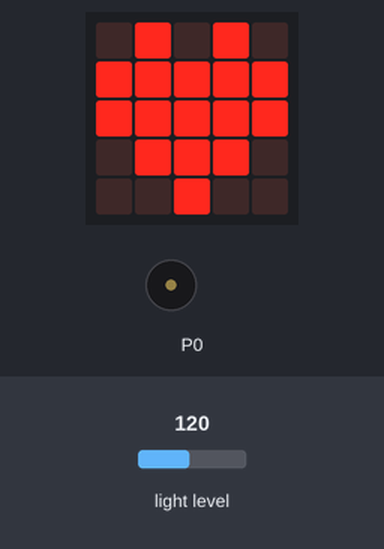
The program below on a simulated BBC micro:bit (MakeCode). Shown: the board's 5×5 LED display, buzzer (waves = sounding). Inputs (shaded band) come from the test bench; at power-on: light level 120.

Above: at 1.2 s.
1.3 s: light level set to 124
3.0 s: light level set to 131
At 4.2 s:
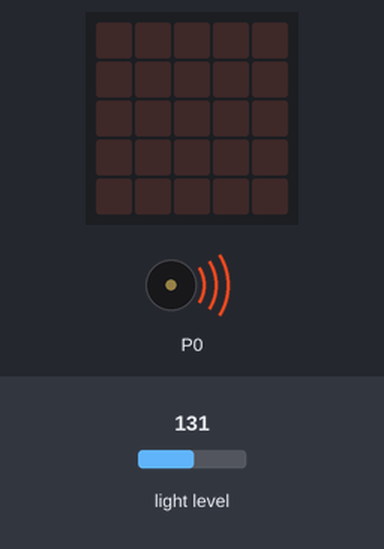
Timing chart, 0 to 12.3 s (numbered marks = the images above; inputs shaded):
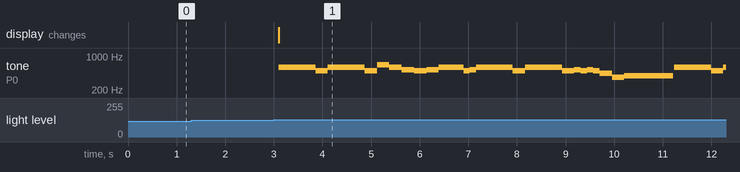

Measured:
- the behaviour switches between 127 and 128 on light level (found by bisection; images 0 and 1)
- after the input at 1.3 s, every drawn part: stays the same
- after the input at 3.0 s, tone on P0: plays 587 Hz for 0.76 s, 494 Hz for 0.26 s, 587 Hz for 0.76 s, 494 Hz for 0.26 s, 659 Hz for 0.26 s, 587 Hz for 0.26 s … (26 notes in this stretch), starting after 0.10 s; the display: changes after 0.10 s (image 1)

The program:

main.ts
```typescript
basic.forever(function () {
    if (input.lightLevel() < 128) {
        basic.showIcon(IconNames.Heart)
    } else {
        basic.clearScreen()
        for (let index = 0; index < 2; index++) {
            music.play(music.tonePlayable(587, music.beat(BeatFraction.Whole) * 1.5), music.PlaybackMode.UntilDone)
            music.play(music.tonePlayable(494, music.beat(BeatFraction.Half)), music.PlaybackMode.UntilDone)
        }
        music.play(music.tonePlayable(659, music.beat(BeatFraction.Half)), music.PlaybackMode.UntilDone)
        music.play(music.tonePlayable(587, music.beat(BeatFraction.Half)), music.PlaybackMode.UntilDone)
        music.play(music.tonePlayable(523, music.beat(BeatFraction.Half)), music.PlaybackMode.UntilDone)
        music.play(music.tonePlayable(494, music.beat(BeatFraction.Half)), music.PlaybackMode.UntilDone)
        music.play(music.tonePlayable(523, music.beat(BeatFraction.Half)), music.PlaybackMode.UntilDone)
        music.play(music.tonePlayable(587, music.beat(BeatFraction.Whole)), music.PlaybackMode.UntilDone)
        music.play(music.tonePlayable(494, music.beat(BeatFraction.Quarter)), music.PlaybackMode.UntilDone)
        music.play(music.tonePlayable(523, music.beat(BeatFraction.Quarter)), music.PlaybackMode.UntilDone)
        for (let index = 0; index < 2; index++) {
            music.play(music.tonePlayable(587, music.beat(BeatFraction.Whole) * 1.5), music.PlaybackMode.UntilDone)
            music.play(music.tonePlayable(494, music.beat(BeatFraction.Half)), music.PlaybackMode.UntilDone)
        }
        for (let index = 0; index < 2; index++) {
            music.play(music.tonePlayable(523, music.beat(BeatFraction.Quarter)), music.PlaybackMode.UntilDone)
            music.play(music.tonePlayable(494, music.beat(BeatFraction.Quarter)), music.PlaybackMode.UntilDone)
        }
        music.play(music.tonePlayable(440, music.beat(BeatFraction.Half)), music.PlaybackMode.UntilDone)
        music.play(music.tonePlayable(370, music.beat(BeatFraction.Half)), music.PlaybackMode.UntilDone)
        music.play(music.tonePlayable(392, music.beat(BeatFraction.Double)), music.PlaybackMode.UntilDone)
    }
})
```

test.ts
```typescript
// 테스트는 여기로 이동합니다; 이 패키지가 확장으로 사용될 때 컴파일되지 않을 것 입니다.
```
